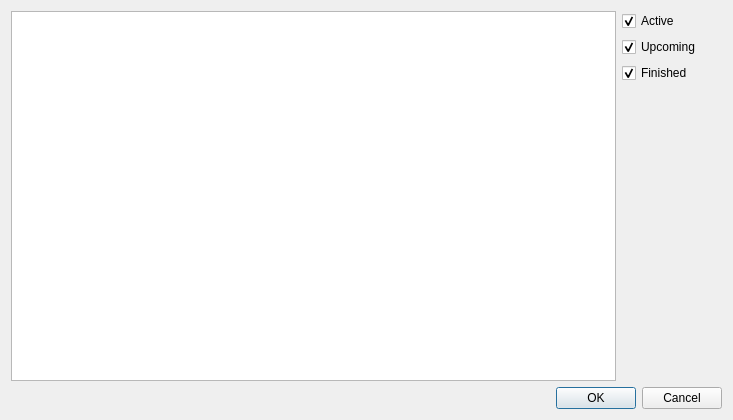
<?xml version="1.0" encoding="UTF-8"?>
<ui version="4.0">
 <class>ProposalsDialog</class>
 <widget class="QDialog" name="ProposalsDialog">
  <property name="geometry">
   <rect>
    <x>0</x>
    <y>0</y>
    <width>733</width>
    <height>420</height>
   </rect>
  </property>
  <property name="windowTitle">
   <string>Vote Proposals</string>
  </property>
  <layout class="QVBoxLayout" name="verticalLayout_2">
   <item>
    <layout class="QHBoxLayout" name="horizontalLayout">
     <item>
      <widget class="QTableView" name="tableView">
       <property name="editTriggers">
        <set>QAbstractItemView::NoEditTriggers</set>
       </property>
       <property name="alternatingRowColors">
        <bool>true</bool>
       </property>
       <attribute name="horizontalHeaderStretchLastSection">
        <bool>true</bool>
       </attribute>
      </widget>
     </item>
     <item>
      <layout class="QVBoxLayout" name="verticalLayout">
       <property name="rightMargin">
        <number>0</number>
       </property>
       <item>
        <widget class="QCheckBox" name="checkBox_Active">
         <property name="text">
          <string>Active</string>
         </property>
         <property name="checked">
          <bool>true</bool>
         </property>
        </widget>
       </item>
       <item>
        <widget class="QCheckBox" name="checkBox_Upcoming">
         <property name="text">
          <string>Upcoming</string>
         </property>
         <property name="checked">
          <bool>true</bool>
         </property>
        </widget>
       </item>
       <item>
        <widget class="QCheckBox" name="checkBox_Finished">
         <property name="text">
          <string>Finished</string>
         </property>
         <property name="checked">
          <bool>true</bool>
         </property>
        </widget>
       </item>
       <item>
        <spacer name="horizontalSpacer">
         <property name="orientation">
          <enum>Qt::Horizontal</enum>
         </property>
         <property name="sizeType">
          <enum>QSizePolicy::Fixed</enum>
         </property>
         <property name="sizeHint" stdset="0">
          <size>
           <width>100</width>
           <height>20</height>
          </size>
         </property>
        </spacer>
       </item>
       <item>
        <spacer name="verticalSpacer">
         <property name="orientation">
          <enum>Qt::Vertical</enum>
         </property>
         <property name="sizeHint" stdset="0">
          <size>
           <width>20</width>
           <height>40</height>
          </size>
         </property>
        </spacer>
       </item>
      </layout>
     </item>
    </layout>
   </item>
   <item>
    <widget class="QDialogButtonBox" name="buttonBox">
     <property name="orientation">
      <enum>Qt::Horizontal</enum>
     </property>
     <property name="standardButtons">
      <set>QDialogButtonBox::Cancel|QDialogButtonBox::Ok</set>
     </property>
    </widget>
   </item>
  </layout>
 </widget>
 <resources/>
 <connections>
  <connection>
   <sender>buttonBox</sender>
   <signal>accepted()</signal>
   <receiver>ProposalsDialog</receiver>
   <slot>accept()</slot>
   <hints>
    <hint type="sourcelabel">
     <x>248</x>
     <y>254</y>
    </hint>
    <hint type="destinationlabel">
     <x>157</x>
     <y>274</y>
    </hint>
   </hints>
  </connection>
  <connection>
   <sender>buttonBox</sender>
   <signal>rejected()</signal>
   <receiver>ProposalsDialog</receiver>
   <slot>reject()</slot>
   <hints>
    <hint type="sourcelabel">
     <x>316</x>
     <y>260</y>
    </hint>
    <hint type="destinationlabel">
     <x>286</x>
     <y>274</y>
    </hint>
   </hints>
  </connection>
 </connections>
</ui>
